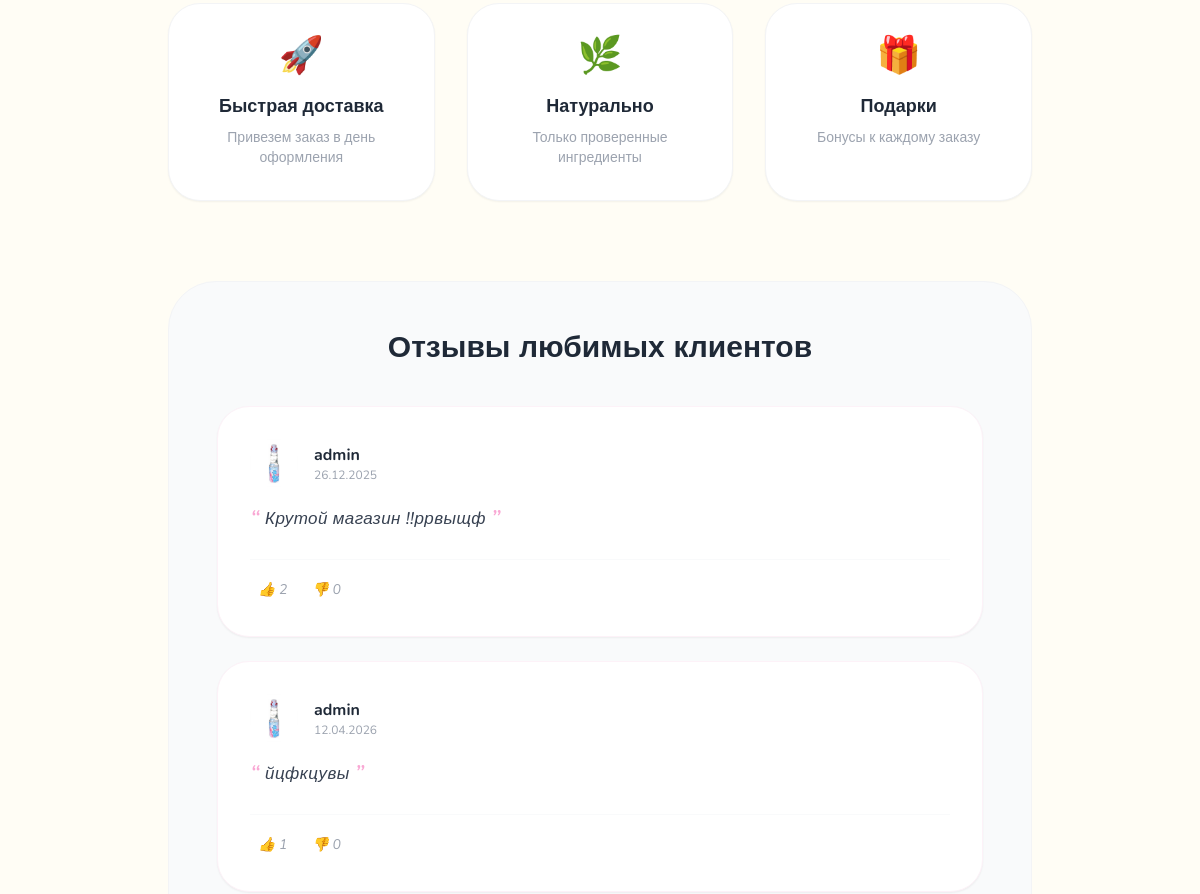
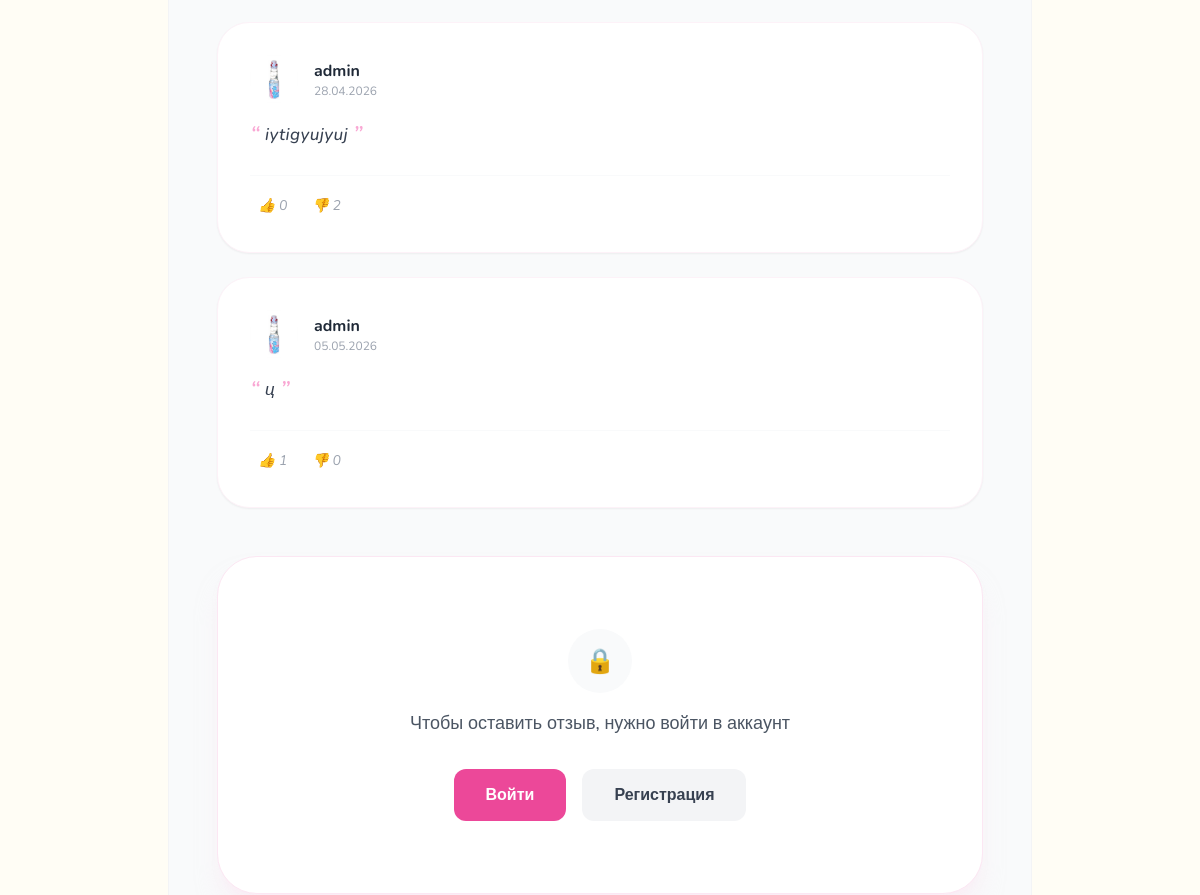
Before: /store/about/ (middle part) with the older database file (2 pictures, top to bottom).
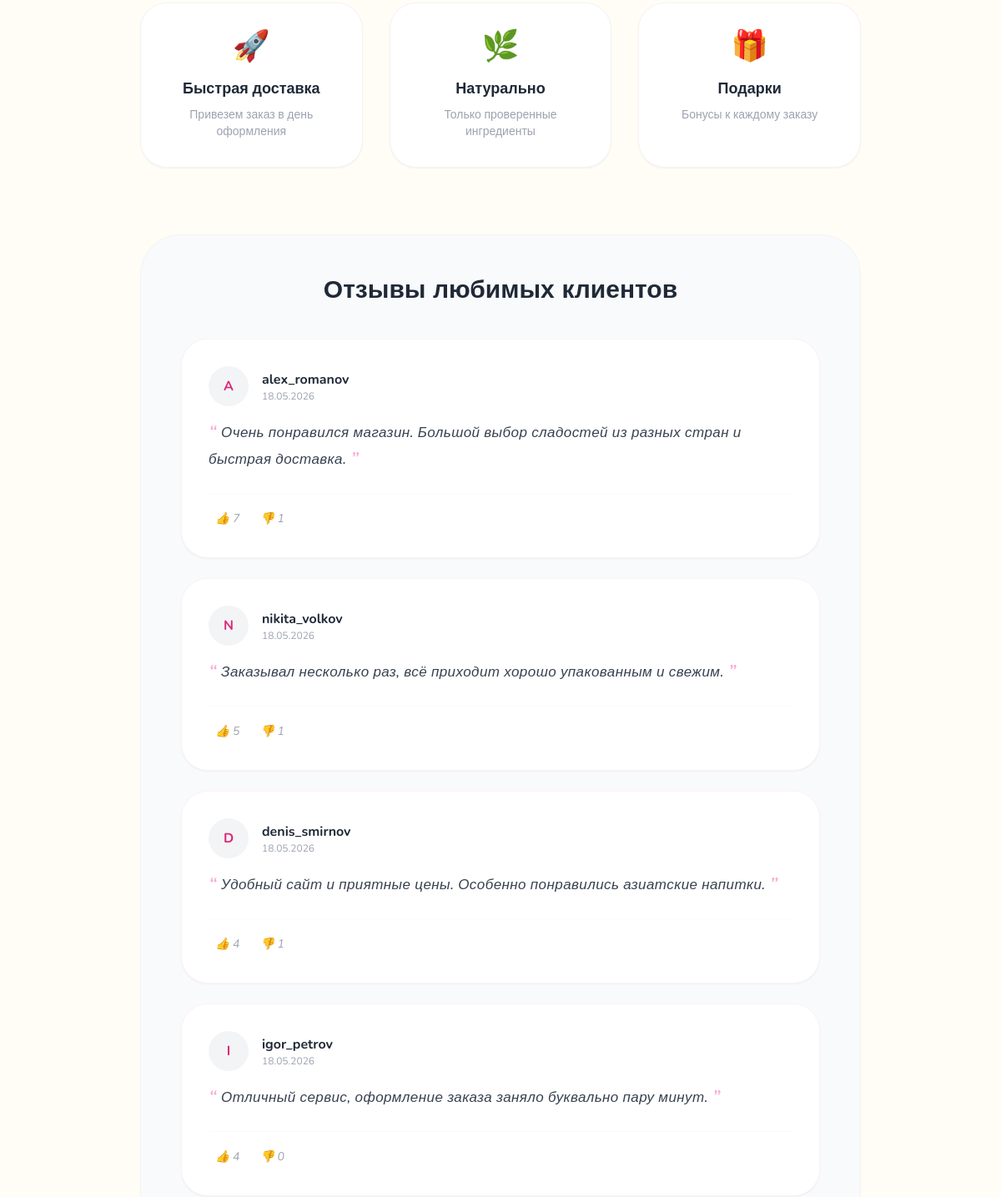
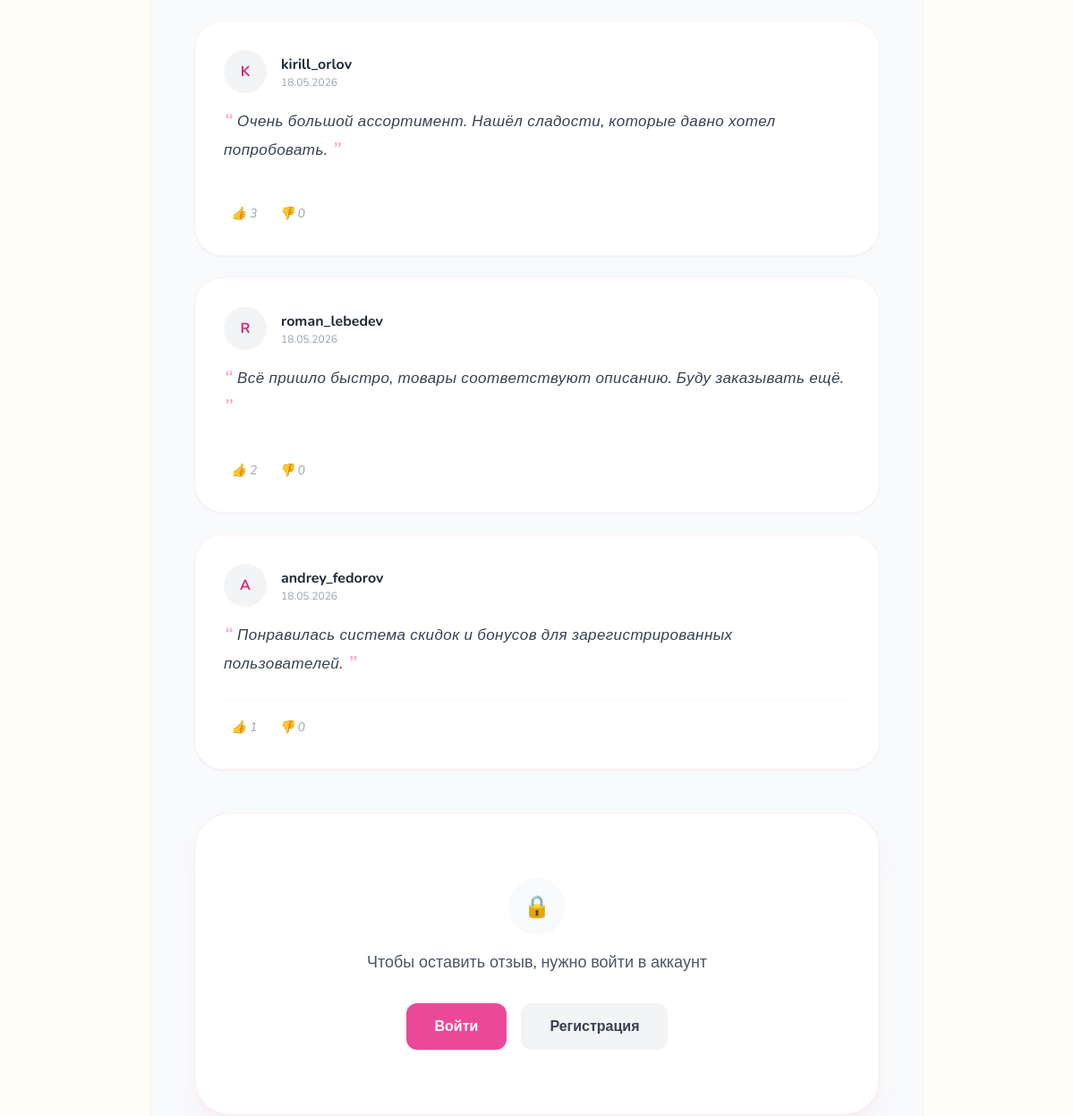
After: the same page with the newer database file (2 pictures, top to bottom).
### store/models.py (models this page shows, shortened)
class ShopReview(models.Model):
    user = models.ForeignKey(
        settings.AUTH_USER_MODEL,
        on_delete=models.CASCADE,
        verbose_name="Пользователь"
    )
    text = models.TextField(verbose_name="Текст отзыва")
    created_at = models.DateTimeField(auto_now_add=True, verbose_name="Дата создания")
    is_approved = models.BooleanField(default=False, verbose_name="Одобрено админом")
    class Meta:
        verbose_name = "Отзыв о магазине"
        verbose_name_plural = "Отзывы о магазине"
        ordering = ['-created_at']

### users/models.py (models this page shows, shortened)
class CustomUser(AbstractUser):
    phone = models.CharField("Телефон", max_length=30, blank=True)
    address = models.CharField("Адрес доставки", max_length=255, blank=True)
    bonus_points = models.DecimalField("Бонусы", max_digits=10, decimal_places=2, default=0)
    avatar = models.ImageField(upload_to="avatars/", blank=True, null=True)

### store/views.py (the view, shortened to what this page needs)
# urls.py: path("about/", views.about_page, name="about"),
def about_page(request):
    reviews = ShopReview.objects.filter(is_approved=True).annotate(
        likes_count=Count('reactions', filter=Q(reactions__value=1)),
        dislikes_count=Count('reactions', filter=Q(reactions__value=-1)),
    ).select_related('user')
    if request.user.is_authenticated:
        user_reactions = ReviewReaction.objects.filter(
            user=request.user,
            review__in=reviews
        )
        reaction_map = {r.review_id: r.value for r in user_reactions}
        for review in reviews:
            review.user_reaction = reaction_map.get(review.id, 0)
    else:
        for review in reviews:
            review.user_reaction = 0
    return render(request, 'pages/about.html', {
        'reviews': reviews
    })

### cart/cart.py (called while the page is built)
    def __len__(self):
        return sum(item["quantity"] for item in self.cart.values())

### cart/context_processors.py (called while the page is built)
def cart_counter(request):
    cart = Cart(request)
    return {"cart_counter": len(cart)}

### store/context_processors.py (called while the page is built)
def categories_processor(request):
    return {
        "categories": Category.objects.all()
    }

### templates/pages/about.html (shortened to what the changed rows need)
{% extends "base.html" %}
{% block content %}
<div class="max-w-4xl mx-auto py-10 px-4">
    <section class="bg-gray-50 p-8 md:p-12 rounded-[3rem] border border-gray-100">
        <h2 class="text-3xl font-black text-gray-800 mb-10 text-center">Отзывы любимых клиентов</h2>
        <div class="space-y-6 mb-12">
            {% for review in reviews %}
            <div class="bg-white p-6 md:p-8 rounded-[2rem] shadow-sm hover:shadow-xl transition-all duration-300 border border-pink-50 relative group">
                    <div class="flex items-center gap-4 mb-4">
                    <div class="w-12 h-12 rounded-full overflow-hidden bg-gray-100">
                        {% if review.user.avatar %}
                        <img src="{{ review.user.avatar.url }}" class="w-full h-full object-cover">
                        {% else %}
                        <div class="w-full h-full flex items-center justify-center text-pink-600 font-bold">
                            {{ review.user.username|slice:":1"|upper }}
                        </div>
                        {% endif %}
                    </div>
                    <div>
                        <p class="font-bold text-gray-800">{{ review.user.username }}</p>
                        <p class="text-xs text-gray-400">
                        {{ review.created_at|date:"d.m.Y" }}
                        </p>
                    </div>
                    </div>
                <p class="text-gray-700 text-[17px] leading-8 font-medium italic tracking-wide mb-6">
                    <span class="text-pink-300 text-2xl align-top">“</span>
                    {{ review.text }}
                    <span class="text-pink-300 text-2xl align-bottom">”</span>
                </p>
                <div class="pt-4 border-t border-gray-50 flex gap-4 items-center">
                    {% if user.is_authenticated %}
                        <button onclick="react(this.dataset.id, this.dataset.val)"
                                data-id="{{ review.id }}"
                                data-val="1"
                                id="like-btn-{{ review.id }}"
                                class="group flex items-center gap-2 px-4 py-2 rounded-full border transition-all duration-200
                                {% if review.user_reaction == 1 %}
                                    bg-green-100 border-green-200 text-green-800
                                {% else %}
                                    bg-gray-50 border-gray-100 hover:bg-green-50 hover:border-green-200
                                {% endif %}">
                            <span class="text-lg group-hover:scale-120 transition-transform">👍</span>
                            <span id="likes-{{ review.id }}" class="font-bold">
                                {{ review.likes_count }}
                            </span>
                        </button>
                        <button onclick="react(this.dataset.id, this.dataset.val)"
                                data-id="{{ review.id }}"
                                data-val="-1"
                                id="dislike-btn-{{ review.id }}"
                                class="group flex items-center gap-2 px-4 py-2 rounded-full border transition-all duration-200
                                {% if review.user_reaction == -1 %}
                                    bg-red-100 border-red-200 text-red-800
                                {% else %}
                                    bg-gray-50 border-gray-100 hover:bg-red-50 hover:border-red-200
                                {% endif %}">
                            <span class="text-lg group-hover:scale-120 transition-transform">👎</span>
                            <span id="dislikes-{{ review.id }}" class="font-bold">
                                {{ review.dislikes_count }}
                            </span>
                        </button>
                    {% else %}
                        <div class="flex gap-6 px-2 py-1 text-gray-400 text-sm italic">
                            <span title="Войдите, чтобы поставить лайк">👍 {{ review.likes_count }}</span>
                            <span title="Войдите, чтобы поставить дизлайк">👎 {{ review.dislikes_count }}</span>
                        </div>
                    {% endif %}
                </div>
            </div>
            {% empty %}
            <div class="text-center py-12 bg-white rounded-[2rem] border border-dashed border-pink-200">
                <span class="text-4xl mb-4 block">✨</span>
                <p class="text-gray-500 italic text-lg">Будьте первым, кто оставит отзыв!</p>
            </div>
            {% endfor %}
        </div>
    </section>
</div>
{% endblock %}

Changed rows visible on the page:
removed ShopReview: user.avatar (picture), user.username "admin", created_at "26.12.2025", text "Крутой магазин !!ррвыщф", likes_count "2", dislikes_count "0"
removed ShopReview: user.avatar (picture), user.username "admin", created_at "12.04.2026", text "йцфкцувы", likes_count "1", dislikes_count "0"
removed ShopReview: user.avatar (picture), user.username "admin", created_at "28.04.2026", text "iytigyujyuj", likes_count "0", dislikes_count "2"
removed ShopReview: user.avatar (picture), user.username "admin", created_at "05.05.2026", text "ц", likes_count "1", dislikes_count "0"
added ShopReview: user.username "A", user.username "alex_romanov", created_at "18.05.2026", text "Очень понравился магазин. Большой выбор сладостей из разных стран и быстрая доставка.", likes_count "7", dislikes_count "1"
added ShopReview: user.username "N", user.username "nikita_volkov", created_at "18.05.2026", text "Заказывал несколько раз, всё приходит хорошо упакованным и свежим.", likes_count "5", dislikes_count "1"
added ShopReview: user.username "D", user.username "denis_smirnov", created_at "18.05.2026", text "Удобный сайт и приятные цены. Особенно понравились азиатские напитки.", likes_count "4", dislikes_count "1"
added ShopReview: user.username "I", user.username "igor_petrov", created_at "18.05.2026", text "Отличный сервис, оформление заказа заняло буквально пару минут.", likes_count "4", dislikes_count "0"
added ShopReview: user.username "K", user.username "kirill_orlov", created_at "18.05.2026", text "Очень большой ассортимент. Нашёл сладости, которые давно хотел попробовать.", likes_count "3", dislikes_count "0"
added ShopReview: user.username "R", user.username "roman_lebedev", created_at "18.05.2026", text "Всё пришло быстро, товары соответствуют описанию. Буду заказывать ещё.", likes_count "2", dislikes_count "0"
added ShopReview: user.username "A", user.username "andrey_fedorov", created_at "18.05.2026", text "Понравилась система скидок и бонусов для зарегистрированных пользователей.", likes_count "1", dislikes_count "0"
